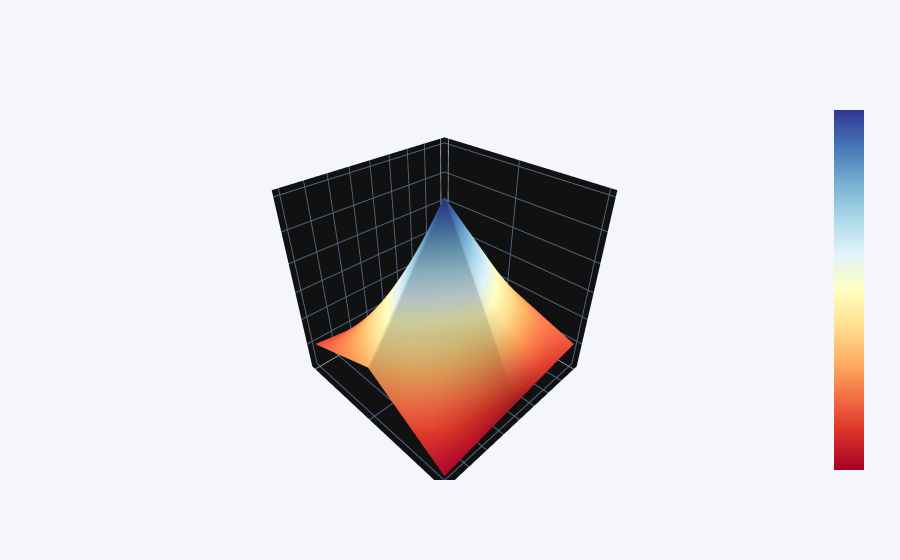

Here is the notebook cell this chart was saved with:
### Code cell
df2.iplot(kind='surface',colorscale='rdylbu')

### Figure 1 — Plotly figure (JSON) as saved in the notebook; plotly's stock layout.template omitted (floating-point values rounded to 4 significant figures)
{"data": [{"colorscale": [[0.0, "rgb(165,0,38)"], [0.1, "rgb(215,48,39)"], [0.2, "rgb(244,109,67)"], [0.3, "rgb(253,174,97)"], [0.4, "rgb(254,224,144)"], [0.5, "rgb(255,255,191)"], [0.6, "rgb(224,243,248)"], [0.7, "rgb(171,217,233)"], [0.8, "rgb(116,173,209)"], [0.9, "rgb(69,117,180)"], [1.0, "rgb(49,54,149)"]], "type": "surface", "x": [0, 1, 2, 3, 4], "y": ["x", "y", "z"], "z": [[1, 2, 3, 4, 5], [10, 20, 30, 20, 10], [5, 4, 3, 2, 1]]}], "layout": {"legend": {"bgcolor": "#F5F6F9", "font": {"color": "#4D5663"}}, "paper_bgcolor": "#F5F6F9", "plot_bgcolor": "#F5F6F9", "title": {"font": {"color": "#4D5663"}}, "xaxis": {"gridcolor": "#E1E5ED", "showgrid": true, "tickfont": {"color": "#4D5663"}, "title": {"font": {"color": "#4D5663"}, "text": ""}, "zerolinecolor": "#E1E5ED"}, "yaxis": {"gridcolor": "#E1E5ED", "showgrid": true, "tickfont": {"color": "#4D5663"}, "title": {"font": {"color": "#4D5663"}, "text": ""}, "zerolinecolor": "#E1E5ED"}}}
